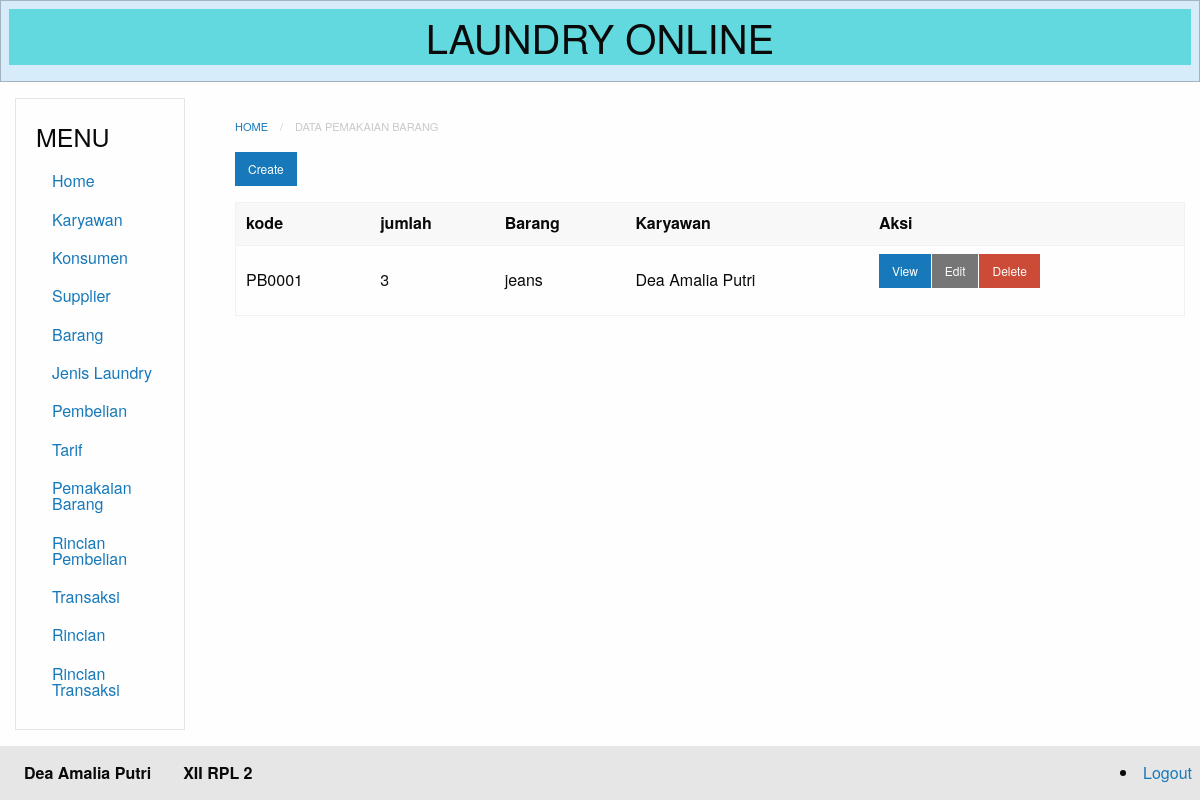
Screenshot of /index.php?module=pemakaian_barang (signed in) with the database file from the repository.
### tables this page shows
CREATE TABLE `pemakaian_barang` (
  `id` int(11) NOT NULL,
  `kode` varchar(20) NOT NULL,
  `jumlah` varchar(50) NOT NULL,
  `barang_id` int(11) NOT NULL,
  `karyawan_id` int(11) NOT NULL
);

CREATE TABLE `barang` (
  `id` int(11) NOT NULL,
  `kode` varchar(20) NOT NULL,
  `nama` varchar(50) NOT NULL,
  `stok` varchar(50) NOT NULL,
  `tanggal_update_stok` date NOT NULL
);

CREATE TABLE `karyawan` (
  `id` int(11) NOT NULL,
  `nik` varchar(20) NOT NULL,
  `nama` varchar(50) NOT NULL,
  `alamat` varchar(50) NOT NULL,
  `telp` varchar(50) NOT NULL,
  `gender` enum('L','P') NOT NULL
);

### database.php (called while the page is built, shortened)
<?php
class Database {
	private $db_host = "localhost";
	private $db_user = "root";
	private $db_pass = "";
	private $db_name = "11_deaamaliaputri_laundry";
	var $con = false;
    var $myconn = "";
	var $result = array();
    function __construct() {
        if(!$this->con){
            $this->myconn = new mysqli($this->db_host, $this->db_user, $this->db_pass, $this->db_name);
            if($this->myconn->connect_errno > 0){
                array_push($this->result, $this->myconn->connect_error);
                return false;
            }else{
                $this->myconn->set_charset('utf8');
                $this->con = true;
                return true;
            }
        } else {
            return true;
        }
    }
	public function select($table, $rows = '*', $join = null,$join2 = null , $where = null, $order = null, $limit = null){
		$q = 'SELECT '.$rows.' FROM '.$table;
		if($join != null){
			$q .= ' JOIN '.$join;
		}
		if($join2 != null){
			$q .= ' JOIN '.$join2;
		}
        if($this->tableExists($table)){
        	$query = $this->myconn->query($q);
			if($query){
				$this->numResults = $query->num_rows;
				for($i = 0; $i < $this->numResults; $i++){
					$r = $query->fetch_array();
                	$key = array_keys($r);
                	for($x = 0; $x < count($key); $x++){
                    	if(!is_int($key[$x])){
                    		if($query->num_rows >= 1){
                    			$this->result[$i][$key[$x]] = $r[$key[$x]];
							}else{
								$this->result[$i][$key[$x]] = null;
							}
						}
					}
				}
				return true;
			}else{
				array_push($this->result, $this->myconn->error);
				return false;
			}
      	}else{
      		return false;
    	}
    }
	private function TableExists($table) {
    	$res = $this->myconn->query('SHOW TABLES LIKE "'.$table.'"');
    	if(isset($res->num_rows)) {
        	return $res->num_rows > 0 ? true : false;
    	} else {
    		array_push($this->result, $table." does not exist in this database");
    		return false;
    	}
	}
    public function getResult(){
        $val = $this->result;
        $this->result = array();
        return $val;
    }
}

### modules/pemakaian_barang/pemakaian_barang-index.php (the view)
<nav aria-label="You are here:" role="navigation">
<ul class="breadcrumbs">
  <li><a href="?module=home">Home</a></li>
  <li class="disabled">Data pemakaian barang</li>
</ul>
</nav>
  <a href="?module=pemakaian_barang-create" class="small button">Create</a>
<table>
  <thead>
      <tr>
          <th>kode</th>
          <th>jumlah </th>
          <th>Barang </th>
          <th>Karyawan </th>
          <th>Aksi</th>
      </tr>
  </thead>
<?php
  require_once("database.php");
  $db=new Database();
  $db->select('pemakaian_barang', 'pemakaian_barang.id, pemakaian_barang.kode, pemakaian_barang.jumlah,
  pemakaian_barang.barang_id, pemakaian_barang.karyawan_id,
  barang.nama, karyawan.nama as karyawan',
  'barang ON barang.id = pemakaian_barang.barang_id',
  'karyawan ON karyawan.id = pemakaian_barang.karyawan_id');
  $res=$db->getResult();
        if(count($res) == 0){ ?>
            <tr>
                <td colspan="8">Tidak ada data yang tersedia </td>
            </tr>
        <?php
    }else{
        foreach ($res as &$r){?>
        <tr>
            <td><?php echo $r['kode'] ?></td>
            <td><?php echo $r['jumlah'] ?></td>
            <td><?php echo $r['nama'] ?></td>
            <td><?php echo $r['karyawan'] ?></td>
            <td>
                <div class="small button-group">
                    <a href="?module=pemakaian_barang-show&id=<?php echo $r['id']; ?>" class=" button">View</a>
                    <a href="?module=pemakaian_barang-edit&id=<?php echo $r['id']; ?>" class="secondary button">Edit</a>
                    <a href="?module=pemakaian_barang-delete&id=<?php echo $r['id']; ?>"onClick='return confirm("Apakah yakin menghapus?")' class="alert button">Delete</a>
                </div>
            </td>
        </tr>
<?php
              }
          }
          ?>
</table>

### rows the page displays
pemakaian_barang: kode "PB0001", jumlah "3", barang.nama "jeans", karyawan.nama "Dea Amalia Putri"
